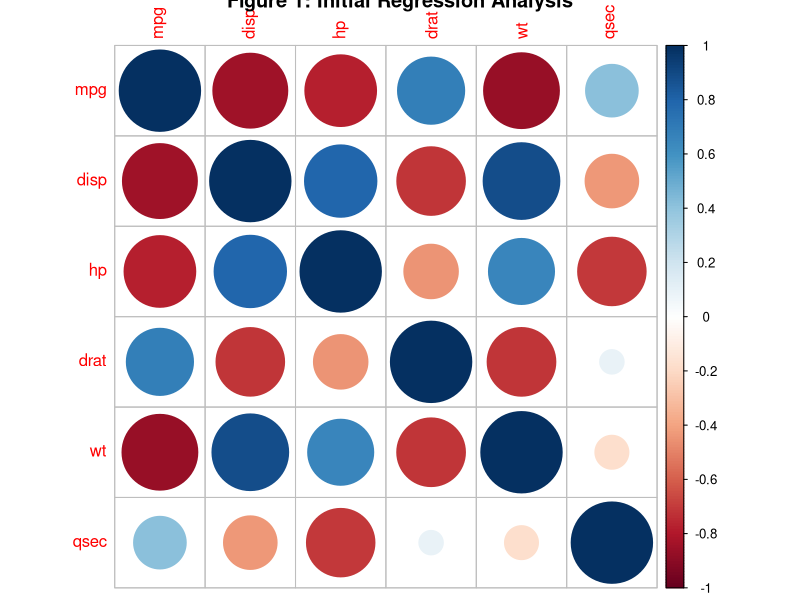
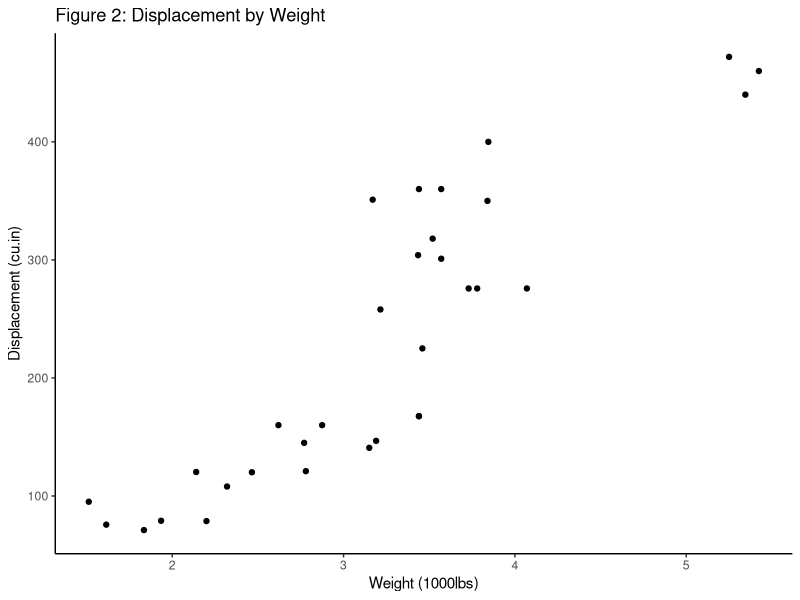
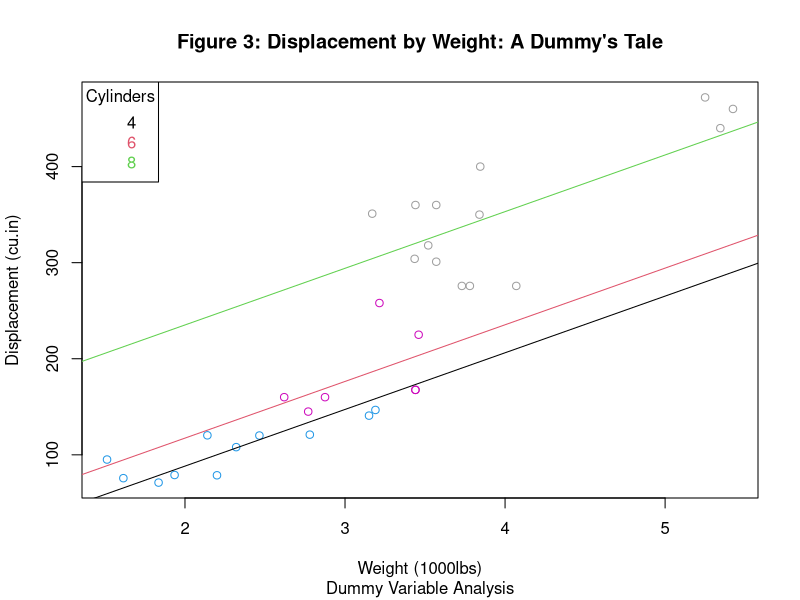
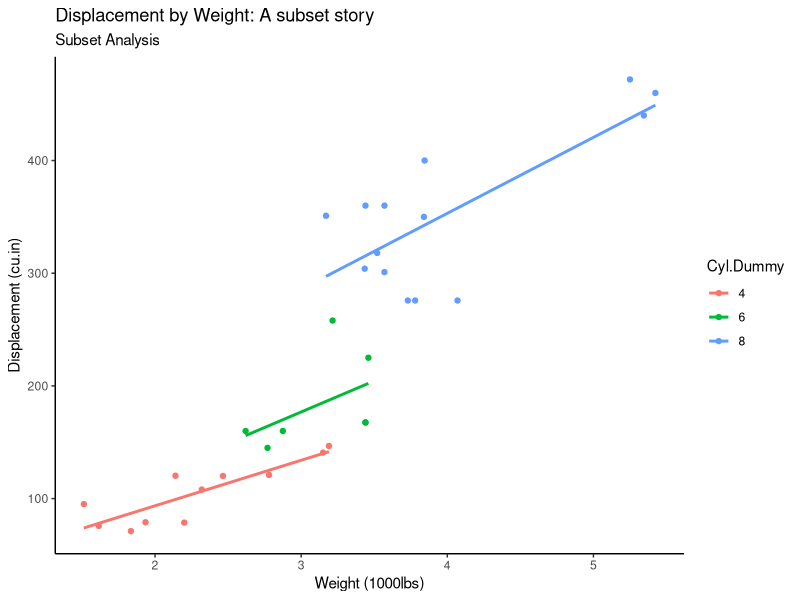

The R source for these figures, in order:
## ---- chunk 1
knitr::opts_chunk$set(echo = TRUE)
## ---- chunk 2
library(tidyverse)
library(skimr)
library(dplyr)
library(corrplot)
library(ggplot2)
## ---- chunk 3
# Setting up data for easy manipulation
# view(mtcars)
data <- mtcars

#creating a dummy variable (aka changing cyl to a factor)
data <- data %>% mutate("Cyl.Dummy"=ifelse(cyl==4, "4", ifelse(cyl==6, "6", "8")))
str(data)

## ---- chunk 4
data_num <- data %>% select(mpg, disp, hp, drat, wt, qsec)
correlations <- cor(data_num)
corrplot(correlations, method = "circle", main="Figure 1: Initial Regression Analysis")
## ---- chunk 5
ggplot(data=data, mapping = aes(x=wt, y=disp))+
  geom_point()+
  theme_classic()+
  labs(title = "Figure 2: Displacement by Weight", x="Weight (1000lbs)", y="Displacement (cu.in)")
cor.test(data$wt, data$disp, conf.level = 0.95)
## ---- chunk 6
#cyl turned to a factor to be used in the legend
cylVec <- data$Cyl.Dummy
cylVec <- factor(cylVec)
# levels(cylVec)
#Calculating the regression
regression <- lm(disp~wt+Cyl.Dummy, data=data)
regression
plot(y=data$disp, 
     x=data$wt, 
     col=data$Cyl.Dummy, 
     main="Figure 3: Displacement by Weight: A Dummy's Tale", 
     sub = "Dummy Variable Analysis", 
     xlab = "Weight (1000lbs)", 
     ylab = "Displacement (cu.in)")
legend("topleft", 
       title="Cylinders",
       legend = levels(cylVec),
       text.col = c(1:3))
abline(a=regression$coefficients[1], b=regression$coefficients[2], col=1)
abline(a=regression$coefficients[1]+regression$coefficients[3], b=regression$coefficients[2], col=2)
abline(a=regression$coefficients[1]+regression$coefficients[4], b=regression$coefficients[2], col=3)
## ---- chunk 7
ggplot(data, mapping=aes(wt, disp, col=Cyl.Dummy))+
  geom_point()+
  geom_smooth(method=lm, se=FALSE)+
  theme_classic()+
  labs(title = "Displacement by Weight: A subset story", 
       x="Weight (1000lbs)", 
       y="Displacement (cu.in)", 
       subtitle = "Subset Analysis")
